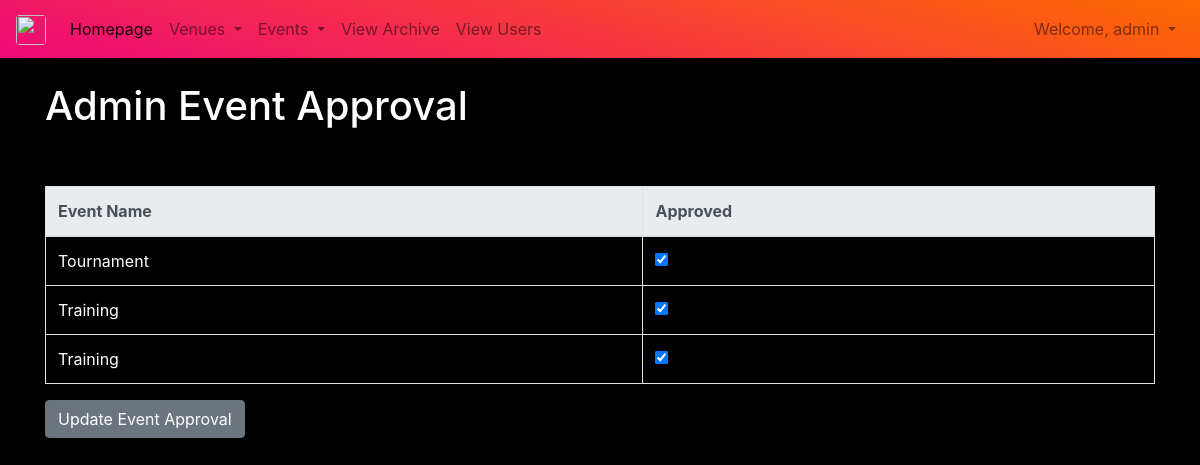
Before: /eventapproval (signed in) with the older database file.
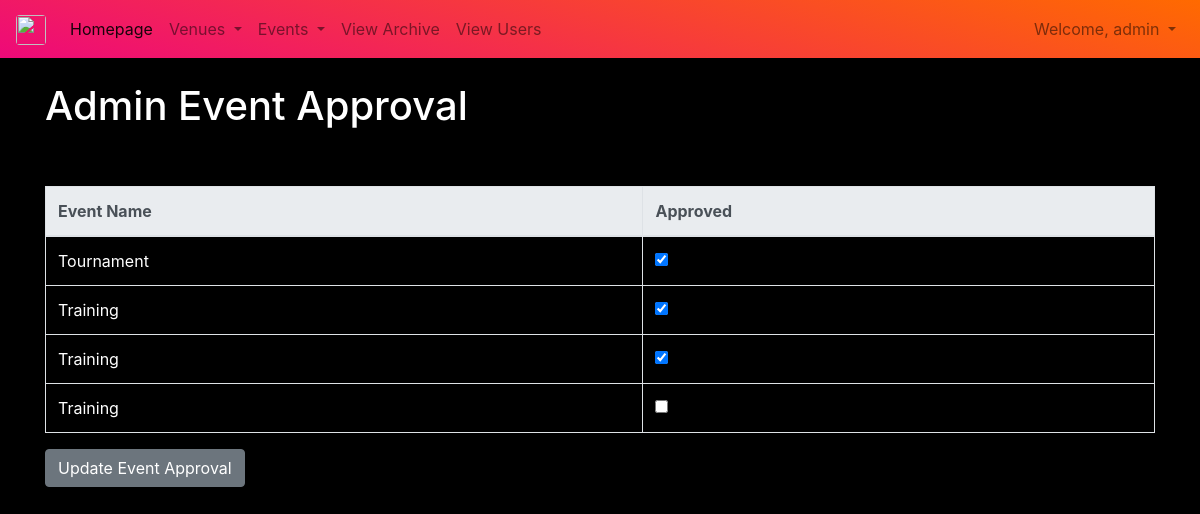
After: the same page with the newer database file.
### App2/models.py (models this page shows)
class BaseModel(models.Model):
    objects=models.Manager()
    class Meta:
        abstract = True

class Event(BaseModel):
    name = models.CharField('Event Name', max_length=120)
    overseer = models.ForeignKey(User, default='', blank=True, null=False, on_delete=models.CASCADE, related_name='Overseer')
    event_club = models.ForeignKey(Club, default='', blank=True, null=False, on_delete=models.CASCADE)
    event_date = models.DateTimeField('Event Date')
    venue = models.ForeignKey(Venue, blank=True, null=True, on_delete=models.CASCADE)
    description = models.TextField(blank=True)
    attendees = models.ManyToManyField(User, blank=True, related_name='Attendees')
    approved = models.BooleanField(default=False)
    def __str__(self):
        return self.name

### App2/views.py (the view)
# urls.py: path("eventapproval", views.eventapproval, name="eventapproval"),
def eventapproval(request):
    event2 = Event.objects.all()
    events_all = Event.objects.all()
    events_all_ids = []
    for i in range(0, len(events_all), 1):
        events_all_ids.append(str(events_all[i].id))
    if request.user.is_superuser:
        if request.method == "POST":
            id_list = request.POST.getlist('boxes')
            for x in id_list:
                Event.objects.filter(pk=int(x)).update(approved=True)
            id_set_false = set(events_all_ids) - set(id_list)
            id_list_false = list(id_set_false)
            for y in id_list_false:
                Event.objects.filter(pk=int(y)).update(approved=False)
            messages.success(request, ("Event Approval Updated."))
            return HttpResponseRedirect('/eventapproval')
        else:
            return render(request=request, template_name='App2/eventapproval.html', context={"event2": event2})
    else:
        messages.error(request, ("You need to be an Admin to acces this page"))
        return HttpResponseRedirect('/events')

### App2/templates/App2/eventapproval.html (shortened to what this page needs)
{% extends 'App2/header.html' %}
{% block content %}
<h1 id="header">Admin Event Approval</h1>
<br/><br/>
<form action="" method=POST class="frm">
	<table class="table table-striped table-hover table-bordered ">
		<thead class="thead-light">
			<tr>
				<th scope="col">Event Name</th>
				<th scope="col">Approved</th>
			</tr>
		</thead>
		<tbody>
		{% for event in event2 %}
		<tr>
			<td id="head">
				{{ event }}
			</td>
			<td>
				{% if event.approved %}
				<div class="form-check">
					<input class="form-check-input" type="checkbox" checked="checked" value={{event.id}} name="boxes">
				</div>
				{% else %}
				<div class="form-check">
					<input class="form-check-input" type="checkbox" value={{event.id}} name="boxes">
				</div>
				{% endif %}
			</td>
		{% endfor %}
		</tr>
		</tbody>
	</table>
	<button class='btn btn-secondary' type="submit">Update Event Approval</button>
</form>
<br/>
{% endblock %}

Changed rows visible on the page:
added Event: name "Training"
